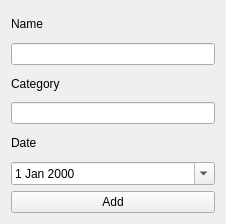
<?xml version="1.0" encoding="UTF-8"?>
<ui version="4.0">
 <class>AddDialog</class>
 <widget class="QWidget" name="AddDialog">
  <property name="geometry">
   <rect>
    <x>0</x>
    <y>0</y>
    <width>226</width>
    <height>224</height>
   </rect>
  </property>
  <property name="windowTitle">
   <string>Add Entity</string>
  </property>
  <layout class="QVBoxLayout" name="verticalLayout">
   <item>
    <widget class="QLabel" name="label">
     <property name="text">
      <string>Name</string>
     </property>
    </widget>
   </item>
   <item>
    <widget class="QLineEdit" name="lineEdit_2"/>
   </item>
   <item>
    <widget class="QLabel" name="label_2">
     <property name="text">
      <string>Category</string>
     </property>
    </widget>
   </item>
   <item>
    <widget class="QLineEdit" name="lineEdit"/>
   </item>
   <item>
    <widget class="QLabel" name="label_3">
     <property name="text">
      <string>Date</string>
     </property>
    </widget>
   </item>
   <item>
    <widget class="QDateEdit" name="dateEdit">
     <property name="calendarPopup">
      <bool>true</bool>
     </property>
    </widget>
   </item>
   <item>
    <widget class="QPushButton" name="pushButton">
     <property name="text">
      <string>Add</string>
     </property>
    </widget>
   </item>
  </layout>
 </widget>
 <resources/>
 <connections/>
</ui>
